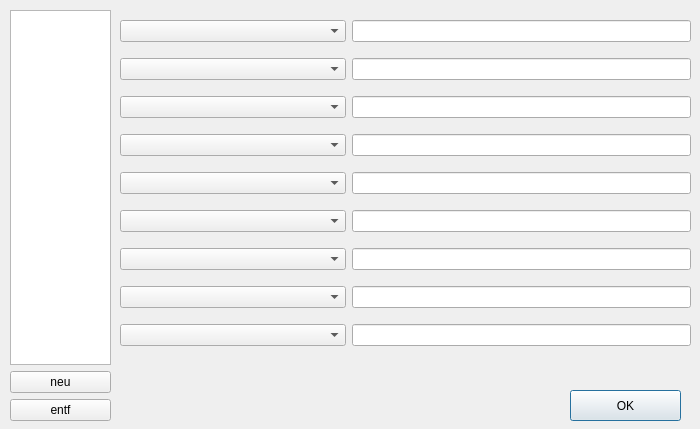
<?xml version="1.0" encoding="UTF-8"?>
<ui version="4.0">
 <class>Dialog_tableeditor</class>
 <widget class="QDialog" name="Dialog_tableeditor">
  <property name="geometry">
   <rect>
    <x>0</x>
    <y>0</y>
    <width>700</width>
    <height>429</height>
   </rect>
  </property>
  <property name="windowTitle">
   <string>Werte anpassen</string>
  </property>
  <widget class="QPushButton" name="pushButton_ok">
   <property name="geometry">
    <rect>
     <x>570</x>
     <y>390</y>
     <width>111</width>
     <height>31</height>
    </rect>
   </property>
   <property name="text">
    <string>OK</string>
   </property>
  </widget>
  <widget class="QWidget" name="">
   <property name="geometry">
    <rect>
     <x>10</x>
     <y>10</y>
     <width>101</width>
     <height>411</height>
    </rect>
   </property>
   <layout class="QVBoxLayout" name="verticalLayout">
    <item>
     <widget class="QListWidget" name="listWidget_zeilen"/>
    </item>
    <item>
     <widget class="QPushButton" name="pushButton_new">
      <property name="text">
       <string>neu</string>
      </property>
     </widget>
    </item>
    <item>
     <widget class="QPushButton" name="pushButton_del">
      <property name="text">
       <string>entf</string>
      </property>
     </widget>
    </item>
   </layout>
  </widget>
  <widget class="QWidget" name="">
   <property name="geometry">
    <rect>
     <x>120</x>
     <y>10</y>
     <width>571</width>
     <height>347</height>
    </rect>
   </property>
   <layout class="QGridLayout" name="gridLayout" columnstretch="2,3">
    <item row="1" column="0">
     <widget class="QComboBox" name="comboBox_param2"/>
    </item>
    <item row="0" column="0">
     <widget class="QComboBox" name="comboBox_param"/>
    </item>
    <item row="2" column="0">
     <widget class="QComboBox" name="comboBox_param3"/>
    </item>
    <item row="6" column="0">
     <widget class="QComboBox" name="comboBox_param7"/>
    </item>
    <item row="4" column="0">
     <widget class="QComboBox" name="comboBox_param5"/>
    </item>
    <item row="3" column="0">
     <widget class="QComboBox" name="comboBox_param4"/>
    </item>
    <item row="0" column="1">
     <widget class="QLineEdit" name="lineEdit_value"/>
    </item>
    <item row="5" column="0">
     <widget class="QComboBox" name="comboBox_param6"/>
    </item>
    <item row="7" column="0">
     <widget class="QComboBox" name="comboBox_param8"/>
    </item>
    <item row="8" column="0">
     <widget class="QComboBox" name="comboBox_param9"/>
    </item>
    <item row="1" column="1">
     <widget class="QLineEdit" name="lineEdit_value2"/>
    </item>
    <item row="2" column="1">
     <widget class="QLineEdit" name="lineEdit_value3"/>
    </item>
    <item row="3" column="1">
     <widget class="QLineEdit" name="lineEdit_value4"/>
    </item>
    <item row="4" column="1">
     <widget class="QLineEdit" name="lineEdit_value5"/>
    </item>
    <item row="5" column="1">
     <widget class="QLineEdit" name="lineEdit_value6"/>
    </item>
    <item row="6" column="1">
     <widget class="QLineEdit" name="lineEdit_value7"/>
    </item>
    <item row="7" column="1">
     <widget class="QLineEdit" name="lineEdit_value8"/>
    </item>
    <item row="8" column="1">
     <widget class="QLineEdit" name="lineEdit_value9"/>
    </item>
   </layout>
  </widget>
 </widget>
 <tabstops>
  <tabstop>listWidget_zeilen</tabstop>
  <tabstop>lineEdit_value</tabstop>
  <tabstop>lineEdit_value2</tabstop>
  <tabstop>lineEdit_value3</tabstop>
  <tabstop>lineEdit_value4</tabstop>
  <tabstop>lineEdit_value5</tabstop>
  <tabstop>lineEdit_value6</tabstop>
  <tabstop>lineEdit_value7</tabstop>
  <tabstop>lineEdit_value8</tabstop>
  <tabstop>lineEdit_value9</tabstop>
  <tabstop>comboBox_param</tabstop>
  <tabstop>comboBox_param2</tabstop>
  <tabstop>comboBox_param3</tabstop>
  <tabstop>comboBox_param4</tabstop>
  <tabstop>comboBox_param5</tabstop>
  <tabstop>comboBox_param6</tabstop>
  <tabstop>comboBox_param7</tabstop>
  <tabstop>comboBox_param8</tabstop>
  <tabstop>comboBox_param9</tabstop>
  <tabstop>pushButton_ok</tabstop>
  <tabstop>pushButton_new</tabstop>
  <tabstop>pushButton_del</tabstop>
 </tabstops>
 <resources/>
 <connections/>
</ui>
